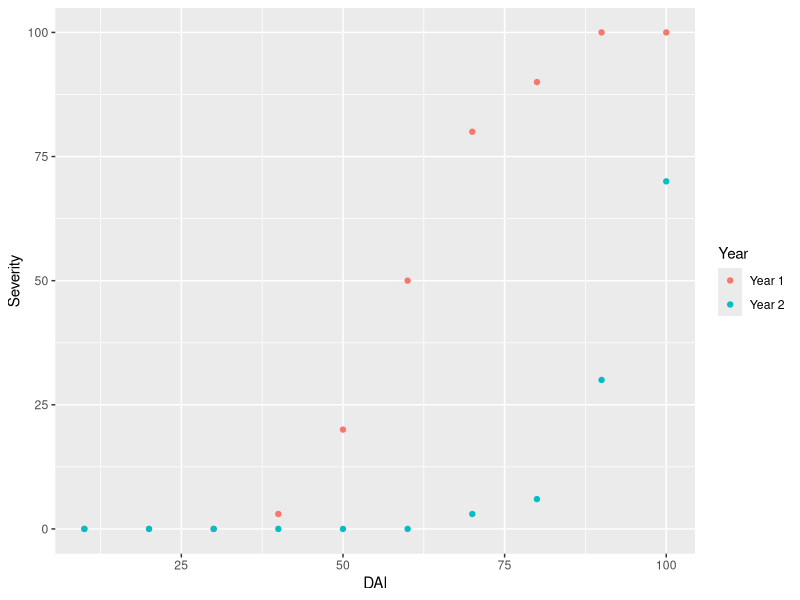
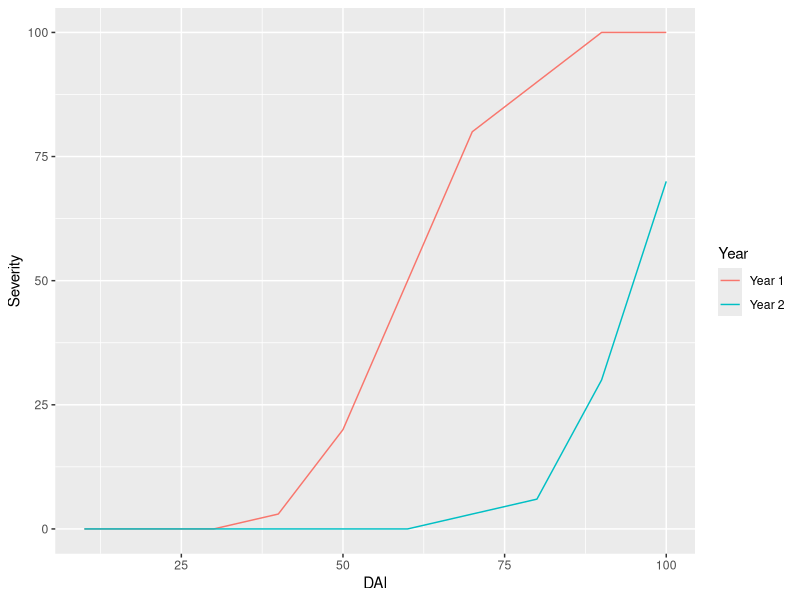
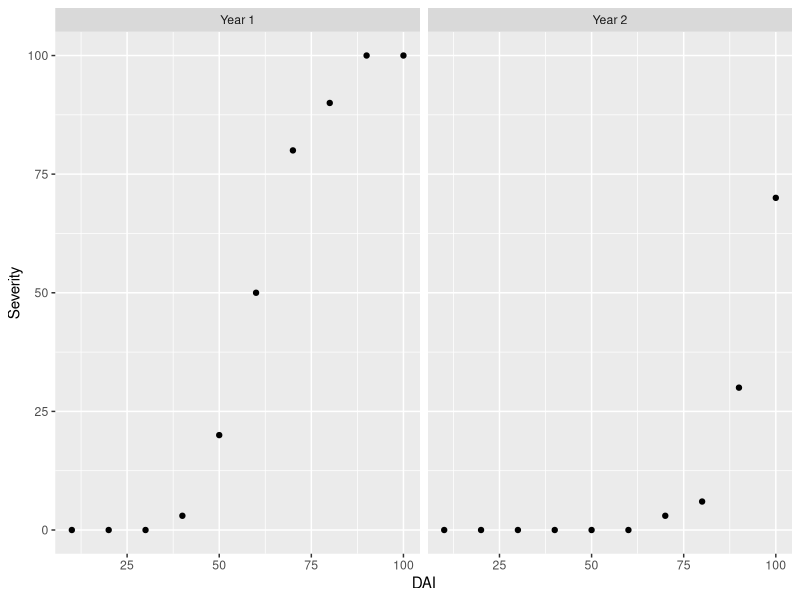
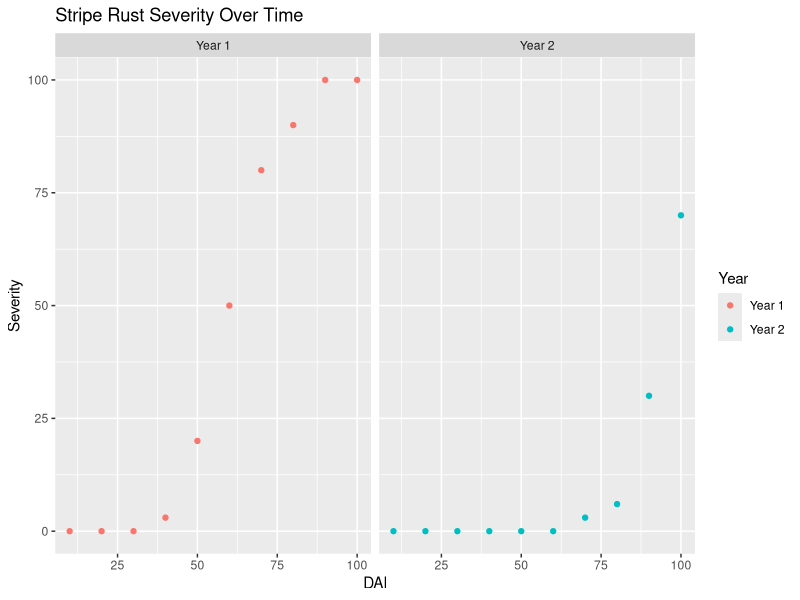
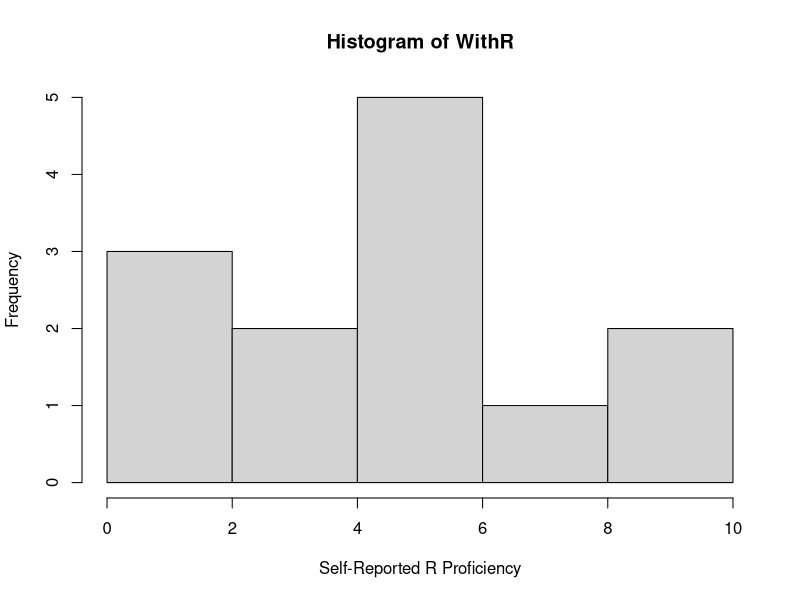

Generate these figures, in order, with R:
## ---- chunk 1
1+1
3*2
8^8
## ---- chunk 2
a <- 2 + 2
a
b <- a + 2
b
## ---- chunk 3
2==2 ## does equal 
2!=2 ## does not equal
## ---- chunk 4
#install.packages("ggplot2")
library(ggplot2)
## ---- chunk 5
RustData <- read.csv("StripeRust.csv", header = TRUE) 
  #Header = TRUE lets R know that we have headings in the first row of our data set. 

head(RustData) ## check the first few rows of the dataset
names(RustData) ## check the column headers
## ---- chunk 6
ggplot(data = RustData) +
  geom_point(mapping = aes(x = DAI, y = Severity, color = Year))
## ---- chunk 7
ggplot(data = RustData) +
  geom_line(mapping = aes(x = DAI, y = Severity, color = Year))
## ---- chunk 8
ggplot(data = RustData) +
  geom_point(mapping = aes(x = DAI, y = Severity)) +
  facet_wrap(~Year) 
## ---- chunk 9
ggplot(data = RustData) +
  geom_point(mapping = aes(x = DAI, y = Severity, color = Year)) +
  facet_wrap(~Year) +
  labs(title = "Stripe Rust Severity Over Time")
## ---- chunk 10
v1 <- c(1, 2, 3, 4, 5) #numbers
v2 <- c("hello", "world") #characters 
v3 <- c("TRUE", "FALSE", "TRUE") #logical values (also could be - "T", "F", "T")
## ---- chunk 11
WithR <- c(8.5, 6.5, 4, 1, 3, 10, 5, 5, 5, 1, 1, 6, 6)
WithR
## ---- chunk 12
summary(WithR)
mean(WithR)
sd(WithR)
## ---- chunk 13
hist(WithR, xlab = "Self-Reported R Proficiency")
## ---- chunk 14
ClassSize <- 13 # Assingment
ClassSize
ClassSize <- length(WithR) ## legnth() will also give us the size of WithR
ClassSize
## ---- chunk 15
Names <- c("Jim", "Carole", "Joe", "Michelle", "Jen", "Pete", "Paul", "Tim", 
           "Jess", "Mark", "Jill", "Cam", "Kate") ## names are random to preserve anonymity
Names
## ---- chunk 16
NamesScores <- cbind.data.frame(Names, WithR) #column bind
NamesScores
## ---- chunk 17
NamesScoresR <- rbind(Names, WithR) # row bind
NamesScoresR <- as.data.frame(NamesScoresR) # make a dataframe
NamesScoresR
## ---- chunk 18
Age <- c(22, 31, 25, 21, 22, 35, 42, 27, 26, 33, 26, 28, 22) #make a vector of ages
Gender <- c("Male", "Female", "Male", "Female", "Female", "Male","Male","Male", "Female", "Male", "Female", "Male", "Female")
NamesScores <- cbind(NamesScores, Age, Gender) #column bind
NamesScores
## ---- chunk 19
write.csv(NamesScores, "NamesScores.csv")
## ---- chunk 20
NamesScores3 <- data.frame(
                    Names =c("Jim", "Carole", "Joe", "Michelle", "Jen", "Pete", "Paul", "Tim", 
                            "Jess", "Mark", "Jill", "Cam", "Kate") ,
                    Experience = c(8.5, 6.5, 4, 1, 3, 10, 5, 5, 5, 1, 1, 6, 6) , 
                    Age = c(22, 31, 25, 21, 22, 35, 42, 27, 26, 33, 26, 28, 22) , 
                    Gender = c("Male", "Female", "Male", "Female", "Female", "Male","Male","Male", "Female", "Male", "Female", "Male", "Female"))
NamesScores3            
## ---- chunk 21
## syntax: dataframe[rows, columns]
FirstFour <- NamesScores[1:4,] ## this means select row 1 through 4 in data frame NamesScores
FirstFour
## ---- chunk 22
SecondColumn <- NamesScores[,2] ## select column 2
SecondColumn 
## ---- chunk 23
obj1 <- c(1:13)
NamesScores2 <- cbind.data.frame(NamesScores, obj1)
NamesScores2
